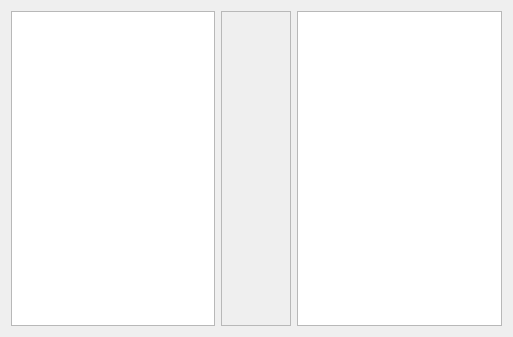
<?xml version="1.0" encoding="UTF-8"?>
<ui version="4.0">
 <class>View</class>
 <widget class="QWidget" name="View">
  <property name="geometry">
   <rect>
    <x>0</x>
    <y>0</y>
    <width>513</width>
    <height>337</height>
   </rect>
  </property>
  <property name="windowTitle">
   <string>Form</string>
  </property>
  <layout class="QHBoxLayout" name="layout">
   <item>
    <widget class="QListWidget" name="listWidget"/>
   </item>
   <item>
    <widget class="QScrollArea" name="sa">
     <property name="widgetResizable">
      <bool>true</bool>
     </property>
     <widget class="QWidget" name="scrollAreaWidgetContents">
      <property name="geometry">
       <rect>
        <x>0</x>
        <y>0</y>
        <width>49</width>
        <height>323</height>
       </rect>
      </property>
     </widget>
    </widget>
   </item>
   <item>
    <widget class="QListWidget" name="listWidget_2"/>
   </item>
  </layout>
 </widget>
 <resources/>
 <connections/>
</ui>
